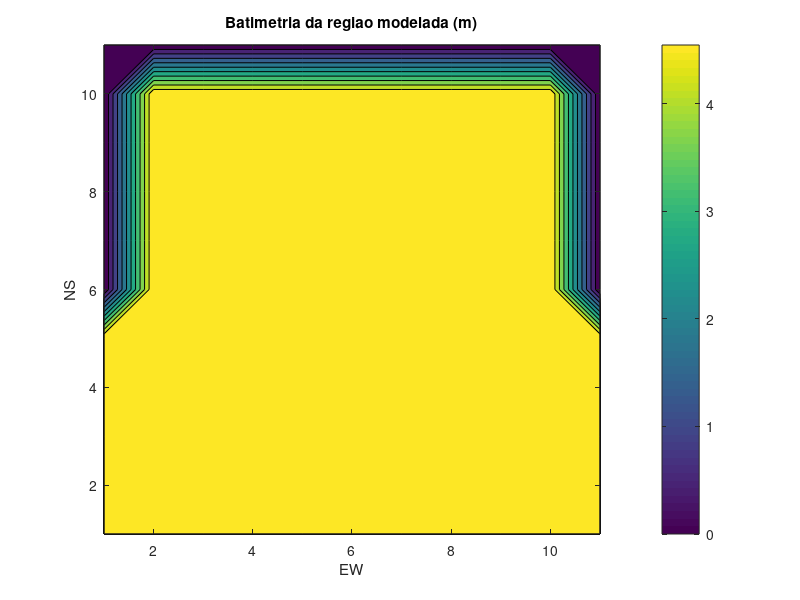
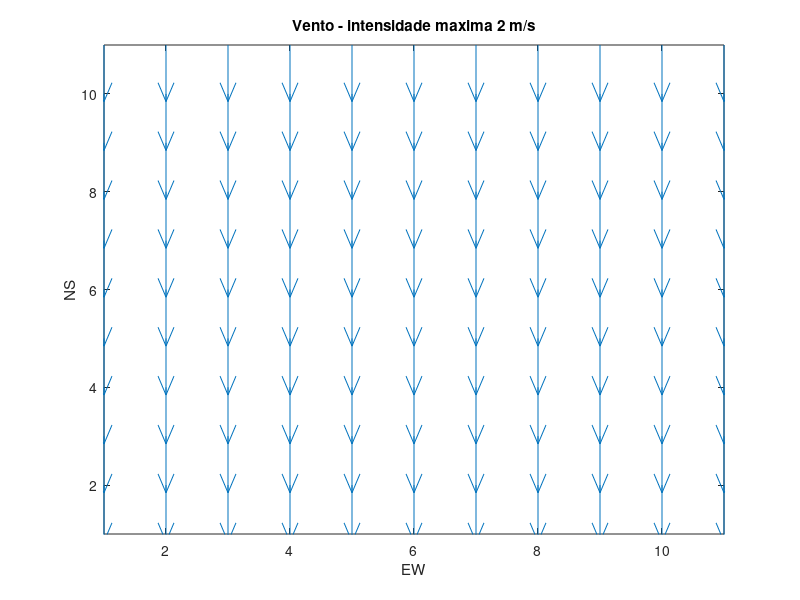
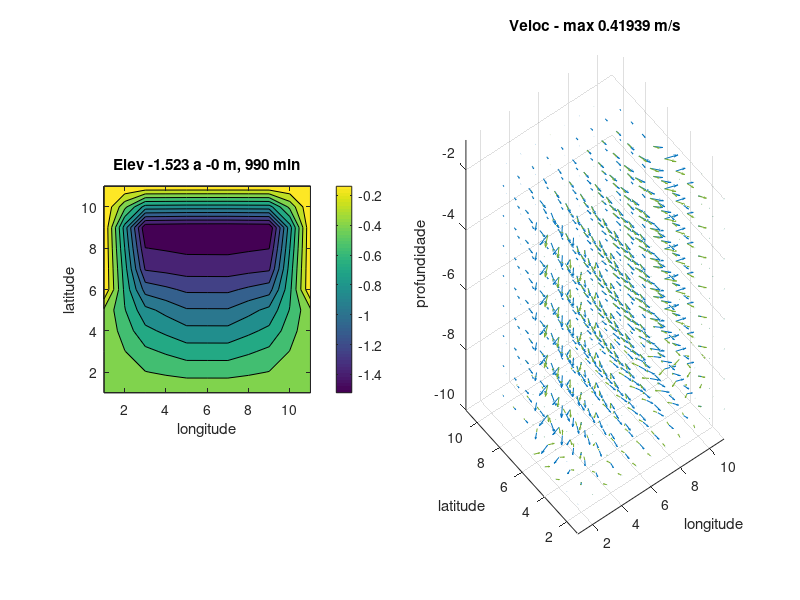

These figures' MATLAB source, in order:
%%%%%%%%%%%%%%%%%%%%%%%%%%%%%%%%%%%%%%%%%%%
% Modelo Numerico hidrodinamico 3D linear %
%%%%%%%%%%%%%%%%%%%%%%%%%%%%%%%%%%%%%%%%%%%

clear all
close all

%Configuracao da grade (pontos tipo eta, u, v)
%NORTE (k)
%7 EUEUEUE
%6 V V V V
%5 EUEUEUE
%4 V V V V
%3 EUEUEUE
%2 V V V V
%1 EUEUEUE
%  1234567 LESTE (j)

%Sistema Internacional de Unidades - SI

%tamanho da grade e batimetria (chaves para pontos maritimos e internos)
jmax=11;
kmax=11;
lmax=10;
bat(1:kmax,1:jmax)=5.;
bat(1,:)=0.;
bat(kmax,:)=0.;
bat(:,1)=0.;
bat(:,jmax)=0.;
bat(1:5,:)=5;
kmar=bat*0;
kmar(bat>0)=1;
X=[1:1:jmax];
Y=[1:1:kmax];
[X3,Y3,Z3] = meshgrid(1:jmax,1:kmax,-1:-1:-lmax);
    
%plotando batimetria
figure(1)
contourf(X,Y,bat);
colorbar;
title(['Batimetria da regiao modelada (m)'])
axis([1 jmax 1 kmax])
xlabel('EW')
ylabel('NS')
%print -djpeg fig_batim

% Constantes iniciais
g=9.8;         % aceleracao da gravidade
mmax=1000;     % niveis de tempo
dx=1000;       % espacamento da grade em x
dy=1000;       % espacamento da grade em y
dz=1;          % espacamento de grade em z
dt=60;         % passo de tempo
difz=0.001;    % coeficiente de difusao na vertical
freqplot=15;   % frequencia de plotagem
dens=1024;     % densidade media da agua do mar
latid=25*pi/180;            % latitude
fco=2*7.292E-5*sin(latid);  % parametro de Coriolis

dx2=dx*2;
dy2=dy*2;
difzdz=difz/dz;

% Condicoes iniciais de repouso (1 - valores atuais, 2 - renovados)
eta1=zeros(kmax,jmax);
u1=zeros(kmax,jmax,lmax);
v1=zeros(kmax,jmax,lmax);
eta2=zeros(kmax,jmax);
u2=zeros(kmax,jmax,lmax);
v2=zeros(kmax,jmax,lmax);
w2=zeros(kmax,jmax,lmax);

%Condicoes de vento e calculo das tensoes de cisalhamento na superficie
dens_ar=1.025;
fric=2.6*1E-3;

uwind(1:kmax,1:jmax)=0;
vwind(1:kmax,1:jmax)=-2;
wwind=sqrt(uwind.^2+vwind.^2);
taux=fric*dens_ar.*uwind.*wwind;
tauy=fric*dens_ar.*vwind.*wwind;

vento=sqrt(uwind.^2+vwind.^2);
ventoma=max(vento);
ventomax=max(ventoma);

%plotando os ventos
figure(2)
quiver(uwind,vwind)
title(['Vento - intensidade maxima ',num2str(ventomax),' m/s'])
axis([1 jmax 1 kmax])
xlabel('EW')
ylabel('NS')
%print -djpeg fig_vento

% desnivel no contorno devido aos ventos
etamet=-ones(kmax,jmax)*0.05;

% amplitude e frequencia angular das
% oscilacoes periodicas no contorno
amplit=ones(kmax,jmax)*0.25;
omega=2*pi/3600;

%Loop no tempo
kplot=0;
kfig=0;
for m=1:mmax
   tempo=m*dt;
   kplot=kplot+1;
   
% desnivel devido ao vento e oscilacoes periodicas no contorno   
for j=1:jmax
    eta2(1,j)=(etamet(1,j)+amplit(1,j)*cos(omega*tempo))*kmar(1,j);
    eta2(kmax,j)=(etamet(kmax,j)+amplit(kmax,j)*cos(omega*tempo))*kmar(jmax,j);
end
for k=1:kmax
    eta2(k,1)=(etamet(k,1)+amplit(k,1)*cos(omega*tempo))*kmar(k,1);
    eta2(k,jmax)=(etamet(k,jmax)+amplit(k,jmax)*cos(omega*tempo))*kmar(k,jmax);
end      
    
    %Eq da Continuidade
    for j=3:2:jmax-2
        for k=3:2:kmax-2
           if kmar(k,j)>0
               forcx=0;
               forcy=0;
               for l=2:lmax-1
               forcx=(u1(k,j+1,l)-u1(k,j-1,l))*dz/dx2+forcx; 
               forcy=(v1(k+1,j,l)-v1(k-1,j,l))*dz/dy2+forcy;
               end
           eta2(k,j)=eta1(k,j)-dt*(forcx+forcy);
           end
        end
     end
  
  %Eq. do movimento em x
    for j=2:2:jmax-1
        for k=3:2:kmax-2
            if (kmar(k,j)*kmar(k,j+1)*kmar(k,j-1))>0
            for l=2:lmax-1
            dudzinf=(u1(k,j,l+1)-u1(k,j,l))*difzdz;
            if (l==2) dudzsup=-taux(k,j)/dens; end
            if (l~=2) dudzsup=(u1(k,j,l)-u1(k,j,l-1))*difzdz; end 
            vmed=(v1(k+1,j+1,l)+v1(k+1,j-1,l)+v1(k-1,j+1,l)+v1(k-1,j-1,l))/4;
            forc=fco*vmed-g.*(eta2(k,j+1)-eta2(k,j-1))./dx2...
               +(dudzinf-dudzsup)/dz;
            u2(k,j,l)=u1(k,j,l)+forc*dt;
            end
            end
         end
    end
    
    %Eq. do movimento em y
    for j=3:2:jmax-2
        for k=2:2:kmax-1
            if (kmar(k,j)*kmar(k+1,j))*kmar(k-1,j)>0
            for l=2:lmax-1
            dvdzinf=(v1(k,j,l+1)-v1(k,j,l))*difzdz;
            if (l==2) dvdzsup=-tauy(k,j)/dens; end
            if (l~=2) dvdzsup=(v1(k,j,l)-v1(k,j,l-1))*difzdz; end  
            umed=(u2(k+1,j+1,l)+u2(k+1,j-1,l)+u2(k-1,j+1,l)+u2(k-1,j-1,l))/4;
            forc=-fco*umed-g.*(eta2(k+1,j)-eta2(k-1,j))./dy2...
               +(dvdzinf-dvdzsup)/dz;
            v2(k,j,l)=v1(k,j,l)+forc*dt;
            end
            end
        end
    end
    
% Renovando as variaveis no tempo
eta1=eta2;
u1=u2;
v1=v2;
     
% Plotagem de resultados     
   if(kplot==freqplot)
   kplot=0;
   kfig=kfig+1;
   hold
   %definir u,v,eta nos pontos "vazios"
    for j=2:2:jmax-1
        for k=2:2:kmax-1
           if kmar(k,j)>0
              for l=2:lmax-1
              u2(k,j,l)=(u2(k-1,j,l)+u2(k+1,j,l))/2;
              v2(k,j,l)=(v2(k,j-1,l)+v2(k,j+1,l))/2;
              end
              eta2(k,j)=(eta2(k-1,j-1)+eta2(k-1,j+1)+eta2(k+1,j-1)+eta2(k+1,j+1))/4;
          end
        end
     end
   %definir u e v nos pontos tipo eta 
    for j=3:2:jmax-2
        for k=3:2:kmax-2
           if kmar(k,j)>0
              for l=2:lmax-1
              u2(k,j,l)=(u2(k,j+1,l)+u2(k,j-1,l))/2;
              v2(k,j,l)=(v2(k+1,j,l)+v2(k-1,j,l))/2;
              end
           end
        end
     end
    %definir v e eta nos pontos tipo u
    for j=2:2:jmax-1
        for k=3:2:kmax-2
            if kmar(k,j)>0
            for l=2:lmax-1
            v2(k,j,l)=(v2(k,j+1,l)+v2(k,j-1,l)+v2(k-1,j,l)+v2(k+1,j,l))/4;
            end
            eta2(k,j)=(eta2(k,j+1)+eta2(k,j-1))/2;
            end
         end
    end
    %definir u e eta nos pontos tipo v      
    for j=3:2:jmax-2
        for k=2:2:kmax-1
            if kmar(k,j)>0
            for l=2:lmax-1
            u2(k,j,l)=(u2(k,j+1,l)+u2(k,j-1,l)+u2(k-1,j,l)+u2(k+1,j,l))/4;
            end
            eta2(k,j)=(eta2(k-1,j)+eta2(k+1,j))/2;
            end
        end
    end

% Condicoes de contorno nao gradiente
for j=1:jmax
    for l=2:lmax-1
    u2(1,j,l)=u2(2,j,l)*kmar(1,j);
    v2(1,j,l)=v2(2,j,l)*kmar(1,j);
    u2(kmax,j,l)=u2(kmax-1,j,l)*kmar(kmax,j);
    v2(kmax,j,l)=v2(kmax-1,j,l)*kmar(kmax,j);
    end
end
for k=1:kmax
    for l=2:lmax-1
    u2(k,1,l)=u2(k,2,l)*kmar(k,1);
    v2(k,1,l)=v2(k,2,l)*kmar(k,1);
    u2(k,jmax,l)=u2(k,jmax-1,l)*kmar(k,jmax);
    v2(k,jmax,l)=v2(k,jmax-1,l)*kmar(k,jmax);
    end
end
   
% Plotando elevacoes e correntes
etamax=max(max(eta2));
etamin=min(min(eta2));
velo=sqrt(u2.^2+v2.^2);
velomax=max(max(max(velo(:,:,:))));

%figure (kfig)
figure(3)
subplot(1,2,1)
contourf(X,Y,eta2);
colorbar;
title(['Elev ',num2str(etamin),' a ',num2str(etamax),' m, ',num2str(tempo/60),' min'])
axis equal
axis([1 jmax 1 kmax])
xlabel('longitude')
ylabel('latitude')
subplot(1,2,2)
quiver3(X3,Y3,Z3,u2,v2,w2)
title(['Veloc - max ',num2str(velomax),' m/s'])
axis([1 jmax 1 kmax -lmax -1])
xlabel('longitude')
ylabel('latitude')
zlabel('profundidade')
% print -djpeg fig_resul
   end

pause(1)

end
   
